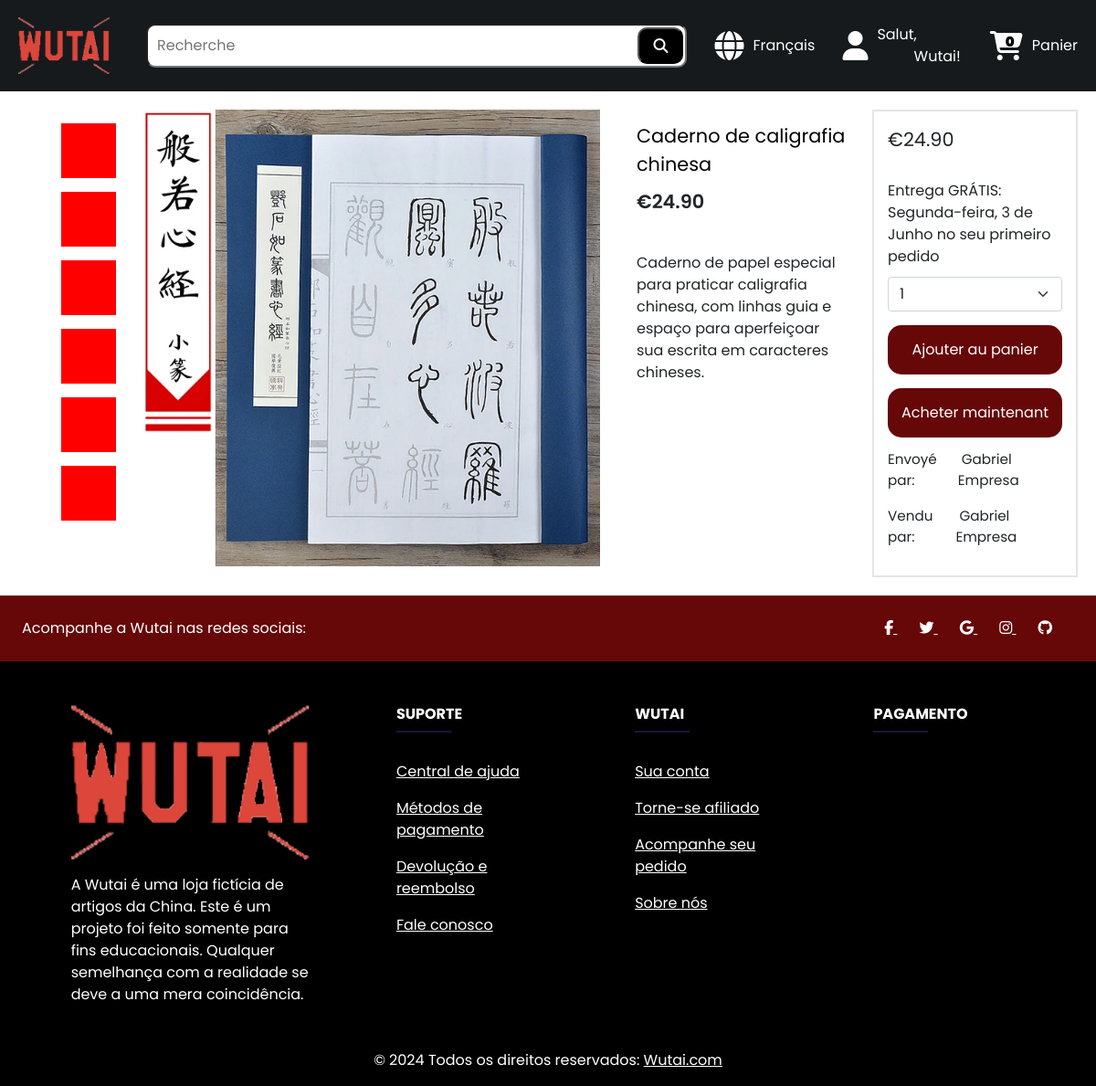
The app's page /website/products/products_page.php?productId=28 (signed in) with its own data.
### tables this page shows
CREATE TABLE IF NOT EXISTS `product` (
  `idProduct` bigint NOT NULL AUTO_INCREMENT,
  `productName` varchar(100) NOT NULL,
  `category` varchar(60) NOT NULL,
  `quantity` int NOT NULL,
  `productDescription` varchar(1000) NOT NULL,
  `productImage` varchar(255) NOT NULL,
  `price` decimal(10,2) NOT NULL,
  `deliver` varchar(60) NOT NULL,
  `idSeller` bigint DEFAULT NULL,
  PRIMARY KEY (`idProduct`),
  KEY `fkIdSeller` (`idSeller`)
);

CREATE TABLE IF NOT EXISTS `seller` (
  `idSeller` bigint NOT NULL AUTO_INCREMENT,
  `enterpriseName` varchar(60) NOT NULL,
  `creationDate` datetime NOT NULL DEFAULT CURRENT_TIMESTAMP,
  `idUser` bigint DEFAULT NULL,
  PRIMARY KEY (`idSeller`),
  UNIQUE KEY `enterpriseName` (`enterpriseName`),
  KEY `fkUserSeller` (`idUser`)
);

### website/products/products_page.php (the view, shortened to what this page needs)
<!DOCTYPE html>
<html lang="pt-BR">
<head>
    <link rel="stylesheet" href="../../styles/header.css">
    <link rel="stylesheet" href="../../styles/productPage.css">
    <link rel="stylesheet" href="../../styles/footer.css">
    <link href="https://cdn.jsdelivr.net/npm/bootstrap@5.0.2/dist/css/bootstrap.min.css" rel="stylesheet">
</head>
<body>
    <?php include('../header/header.php');
    $product = mysqli_query($conn, "SELECT * FROM `product` WHERE `idProduct` = '$_GET[productId]'");
    $idSellerResult = mysqli_query($conn, "SELECT * FROM `product` WHERE `idProduct` = '$_GET[productId]'");
    $idSeller = mysqli_fetch_array($idSellerResult);
    if ($idSeller) {
        $sellerNameResult = mysqli_query($conn, "SELECT * FROM `seller` WHERE `idSeller` = '$idSeller[idSeller]'");
        $seller = mysqli_fetch_array($sellerNameResult);
    }
    while ($usuario = mysqli_fetch_assoc($product)) {
    ?>
        <div class="product__container">
            <div class="product__image__container">
                <ul>
                    <li></li>
                    <li></li>
                    <li></li>
                    <li></li>
                    <li></li>
                    <li></li>
                </ul>
                <div class="product__image"><img src="/php_programs/Wutai/Wutai/website/seller/productCRUD/<?php echo $usuario['productImage'] ?>" alt=""></div>
            </div>
            <div class="product__title">
                <span id="titleProduct"><?php echo $usuario['productName']; ?></span>
                <div class="priceProduct">
                    <p class="currency">R$</p>
                    <p class="price__product"><?php echo $usuario['price']; ?></p>
                </div>
                <span class="product__details"><?php echo $usuario['productDescription']; ?></span>
            </div>
            <div class="product__price">
                <div class="priceProduct price__span" style="display: flex;">
                    <p class="currency">R$</p>
                    <p class="price__product"><?php echo $usuario['price']; ?></p>
                </div>
                <span>Entrega GRÁTIS: Segunda-feira, 3 de Junho no seu primeiro pedido</span>
                <form method="POST" action="/php_programs/Wutai/Wutai/website/user/cart/addProductCart.act.php">
                    <select class="form-select" aria-label="Default select example" style="margin-top: 10px;" name="quantity">
                        <?php
                        $quantity = $usuario['quantity'];
                        for ($i = 1; $i <= $quantity; $i++) {
                            echo "<option value='$i'>$i</option>";
                        }
                        ?>
                    </select>
                    <input type="submit" value="Adicionar ao carrinho" style="width: 100%;" class="product__price__add__product">
                </form>
                <form action="buyNow.act.php" method="POST">
                    <input type="submit" value="Comprar agora" style="width: 100%;" class="product__price__buy__now">
                </form>
                <div class="product__price__details__seller">
                    <div class="product__price__div__send" style="display: flex;">
                        <p class="span__seller product__price__send"></p>
                        <p>&nbsp;<?php echo $usuario['deliver']; ?></p>
                    </div>
                    <div class="product__price__div__seller" style="display: flex;">
                        <p class="span__seller product__price__seller">Vendido por:</p>
                        <p>&nbsp;<?php echo $seller['enterpriseName']; ?></p>
                    </div>
                </div>
            </div>
        </div>
    <?php
    }
    include('../footer/footer.php')
    ?>

### styles/header.css (style rules this page uses)
* { margin: 0; padding: 0; box-sizing: border-box; font-family: "Poppins", sans-serif; }

### styles/productPage.css (style rules this page uses)
* { margin: 0; padding: 0; box-sizing: border-box; font-family: "Poppins", sans-serif; }
.product__container { width: 100%; display: flex; flex-direction: row; padding: 20px; }
.product__container span { margin-top: 13px; display: flex; flex-direction: row; align-items: flex-end; }
.product__container .product__image__container { height: auto !important; width: 100% !important; display: flex; flex-direction: row; }
.product__container .product__image__container ul { height: 100%; }
.product__container .product__image__container ul li { width: 5% !important; padding: 30px; list-style: none; display: flex; flex-direction: column; margin: 15px; background-color: red; }
.product__container .product__image { height: 100% !important; display: flex; flex-direction: column; align-items: center; padding: 0 15px; }
.product__container .product__image img { width: 500px !important; height: 500px !important; }
.product__container .product__title { width: 100%; margin: 0 10px; padding: 0 15px; display: flex; flex-direction: column; }
.product__container .product__title #titleProduct { width: 100%; font-size: clamp(1rem, 10vw, 1.3rem); color: black; }
.product__container .product__title .priceProduct { display: flex; flex-direction: row; margin: 10px 0; font-size: clamp(1rem, 10vw, 1.3rem); font-weight: 600; }
.product__container .product__price { border: rgba(195, 195, 195, 0.4392156863) 2px solid; display: flex; flex-direction: column; padding: 15px; width: 52%; height: 100%; }
.product__container .product__price input { margin-top: 15px; padding: 15px; background-color: #660708; color: #fff; border: none; border-radius: 15px; }
.product__container .product__price .price__span { font-size: clamp(1rem, 10vw, 1.3rem); margin: 0; }
.product__container .product__price__details__seller { margin-top: 13px !important; display: flex; flex-direction: column; justify-content: space-between; font-size: clamp(0.3rem, 2.5vw, 0.95rem); }
.product__container .product__price__details__seller .span__seller { display: flex; justify-content: space-between; }

### styles/footer.css (style rules this page uses)
* { margin: 0; padding: 0; box-sizing: border-box; font-family: "Poppins", sans-serif; }

### records on screen
product: productImage (picture), productName "Caderno de caligrafia chinesa", price "24.90", productDescription "Caderno de papel especial para praticar caligrafia chinesa, com linhas guia e espaço para aperfeiçoar sua escrita em caracteres chineses.", deliver "Gabriel Empresa", idSeller.enterpriseName "Gabriel Empresa"

### other values on screen
$name "Wutai"
$count[0] "0"
form field quantity "1"
